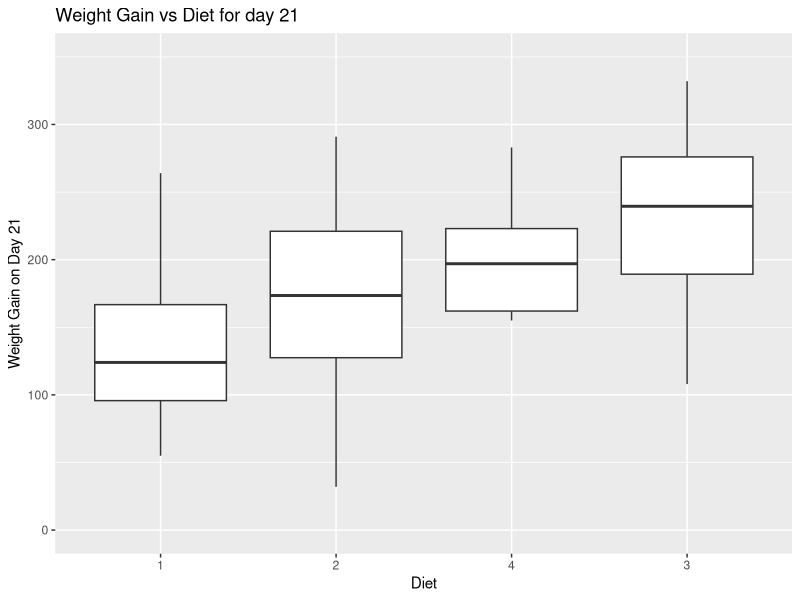
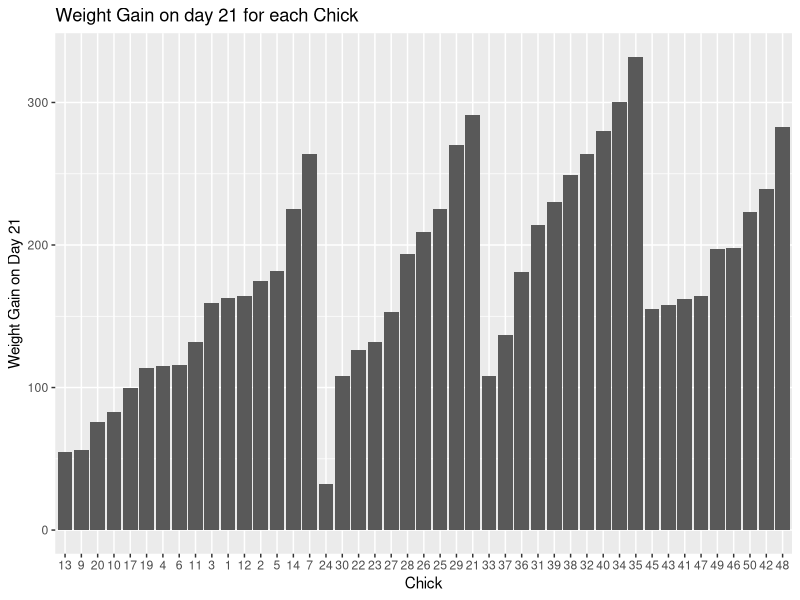
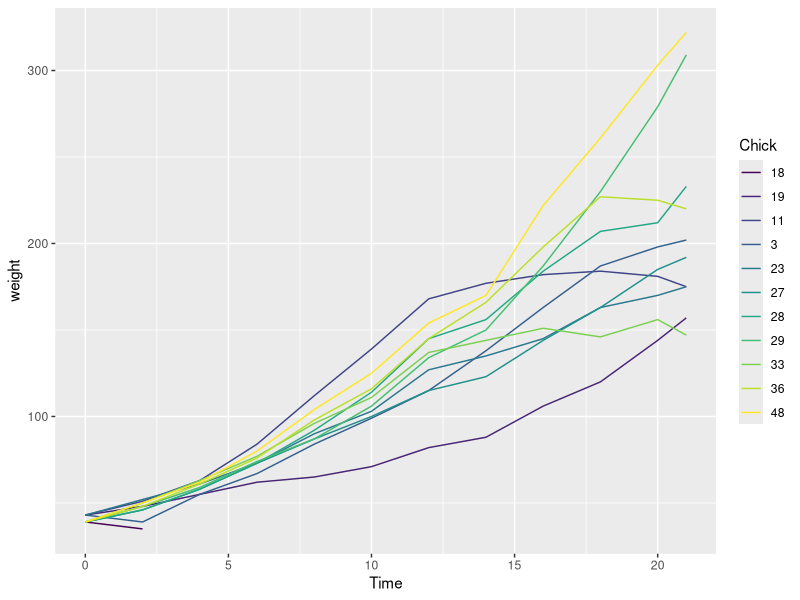

These figures' R source, in order:
## ---- chunk 1
if (!require("ggplot2")) {
install.packages("ggplot2")
}

if (!require("dplyr")) {
install.packages("dplyr")
}

library(ggplot2)
library(dplyr)
library(datasets)


## ---- chunk 2
day0 <- ChickWeight %>% filter(Time == 0)
weight0 <- day0 %>%
  group_by(Diet) %>%
  summarize( n= n(),
            average_weight = mean(weight, na.rm = TRUE),
            sd_weight = sd(weight,  na.rm = TRUE)
)

weight0
## ---- chunk 3
check_complete <- ChickWeight %>%
  group_by(Chick) %>%
  tally() %>%
  filter(n!=12)

#gives that chicks, 18, 16, 15, 8, and 44 do not have complete weight data

complete <- ChickWeight %>%
  filter(Chick != 18 &
           Chick != 16 &
           Chick != 15 &
           Chick != 8 &
           Chick != 44)

head(complete,3)
## ---- chunk 4
complete <- complete %>%
  group_by(Chick) %>%
  mutate(start_weight = first(weight, order_by = Chick)) %>%
  mutate(weightgain = weight - start_weight)

head(complete,3)
## ---- chunk 5
day21 <- complete %>%
  filter(Time==21)

ggplot(data=day21, aes(x= reorder(Diet,weightgain,FUN=median),y=weightgain)) + geom_boxplot() + xlab("Diet") + ylab("Weight Gain on Day 21") + labs(title = "Weight Gain vs Diet for day 21") + ylim(0,350)
## ---- chunk 6
ggplot(day21 , aes(x=Chick, y=weightgain)) + geom_bar(stat="identity") + ylab("Weight Gain on Day 21") + labs(title = "Weight Gain on day 21 for each Chick")
maxChick <- day21 %>% filter(weightgain == max(weightgain))
minChick <- day21 %>% filter(weightgain == min(weightgain))

head(maxChick)
head(minChick)
## ---- chunk 7
minChick_day0 <- day0 %>% filter(weight == min(weight))
maxChick_day0 <- day0 %>% filter(weight == max(weight))

head(minChick_day0, 7) #using this gives us the chicks with the correct starting weights 
head(maxChick_day0)
min_max_Chick_list <- c(18,27,28,29,33,36,48,3,11,19,23)

Max_Min_Chicks <- ChickWeight %>% filter(Chick %in% min_max_Chick_list)

ggplot(Max_Min_Chicks, aes(x=Time, y=weight,color=Chick)) + geom_line()
